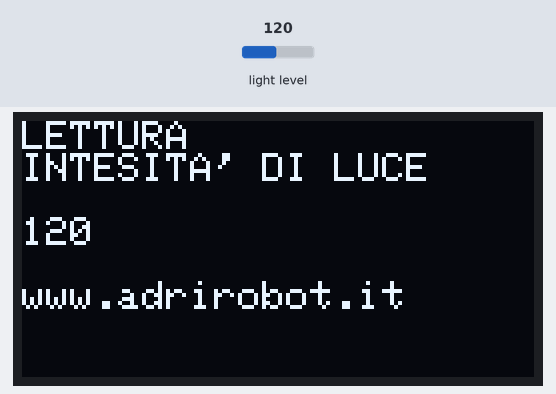
The program below on a simulated BBC micro:bit (MakeCode). On the bench: 128×64 one-colour display. The inputs (shaded band) are chosen by the test bench; at power-on: light level 120.

Above: at 1.2 s.
1.3 s: light level set to 5
At 2.7 s:
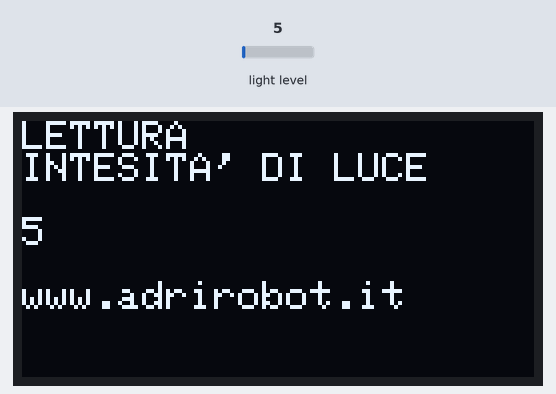
5.5 s: light level set to 64
At 7.3 s:
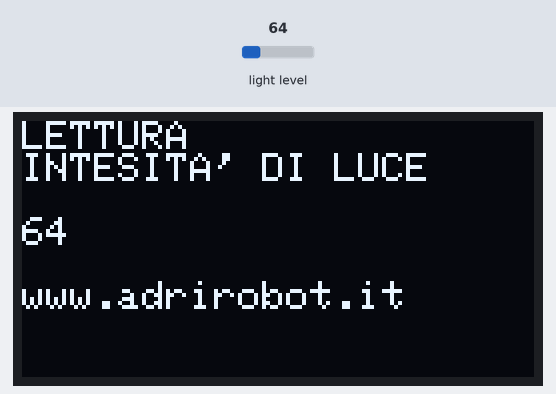
9.0 s: light level set to 128
At 10.4 s:
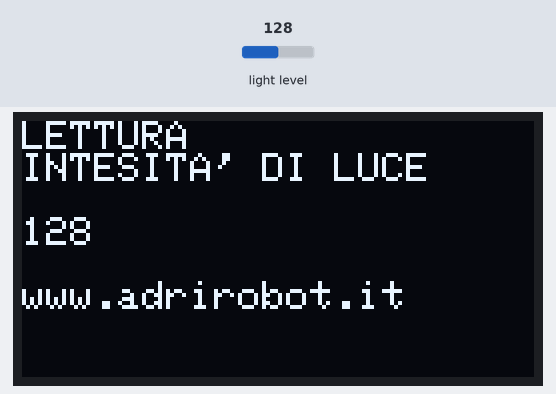
Timing chart, 0 to 12.0 s (numbered marks = the images above; inputs shaded):
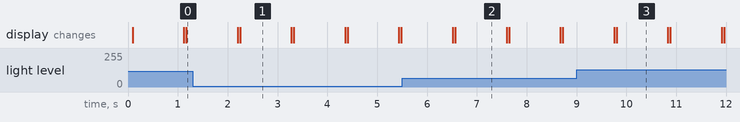

Measured:
- after the input at 1.3 s, the display: first differs from a run without the input after 0.95 s (image 1)
- after the input at 5.5 s, the display: first differs from a run without the input after 1.1 s (image 2)
- after the input at 9.0 s, the display: first differs from a run without the input after 0.81 s (image 3)
- what the display in image 1 shows lasts 1.1 s, from 2.2 s to 3.3 s

The program:

main.ts
```typescript
OLED.init(128, 64)
OLED.clear()
basic.forever(function () {
    OLED.writeStringNewLine("LETTURA")
    OLED.writeStringNewLine("INTESITA' DI LUCE")
    OLED.newLine()
    OLED.writeNumNewLine(input.lightLevel())
    OLED.newLine()
    OLED.writeStringNewLine("www.adrirobot.it")
    basic.pause(1000)
    OLED.clear()
})
```

test.ts
```typescript
// i test vanno qui; questi non saranno compilati quando questo pacchetto viene usato come estensione.
```
